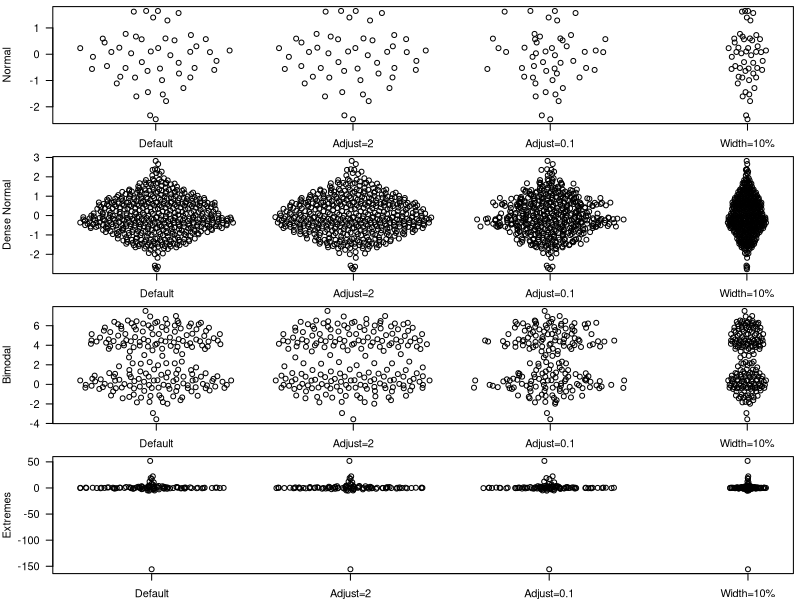

The R source for this figure:
library(vipor)


### Name: offsetX
### Title: Offset data using quasirandom noise to avoid overplotting
### Aliases: offsetX offsetSingleGroup

### ** Examples

## Generate fake data
dat <- list(rnorm(50), rnorm(500), c(rnorm(100), rnorm(100,5)), rcauchy(100))
names(dat) <- c("Normal", "Dense Normal", "Bimodal", "Extremes")

## Plot each distribution with a variety of parameters
par(mfrow=c(4,1), mar=c(2,4, 0.5, 0.5))
sapply(names(dat),function(label) {
  y<-dat[[label]]
  
  offsets <- list(
    'Default'=offsetX(y),
    'Smoother'=offsetX(y, adjust=2),
    'Tighter'=offsetX(y, adjust=0.1),
    'Thinner'=offsetX(y, width=0.1)
  )
  ids <- rep(1:length(offsets), sapply(offsets,length))
  
  plot(unlist(offsets) + ids, rep(y, length(offsets)), 
       ylab=label, xlab='', xaxt='n', pch=21, las=1)
  axis(1, 1:4, c("Default", "Adjust=2", "Adjust=0.1", "Width=10%"))
})
